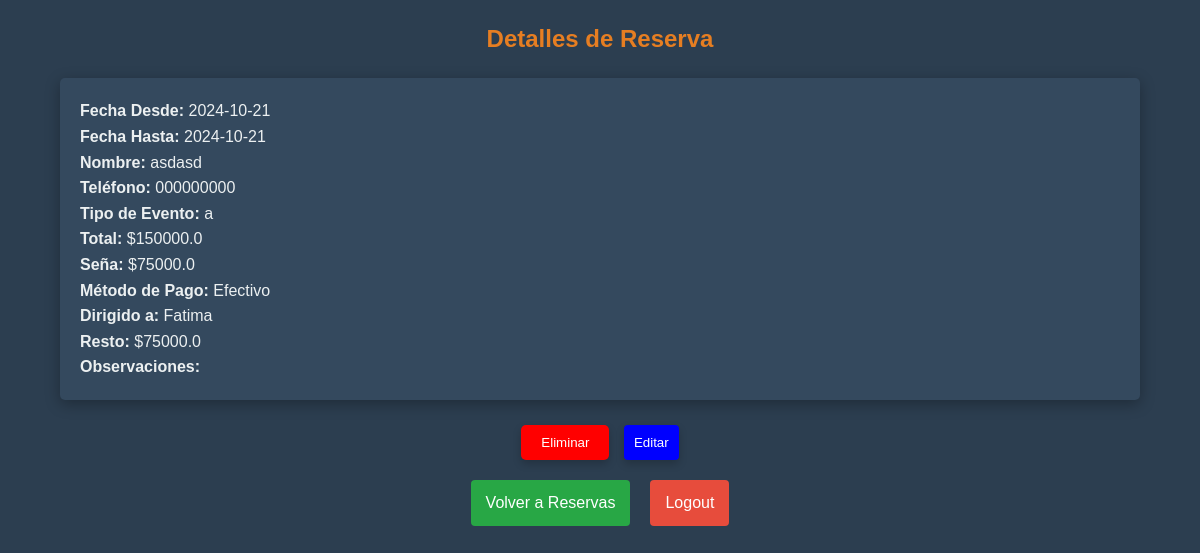
Before: /ver_detalle_reserva/1 (signed in) with the older database file.
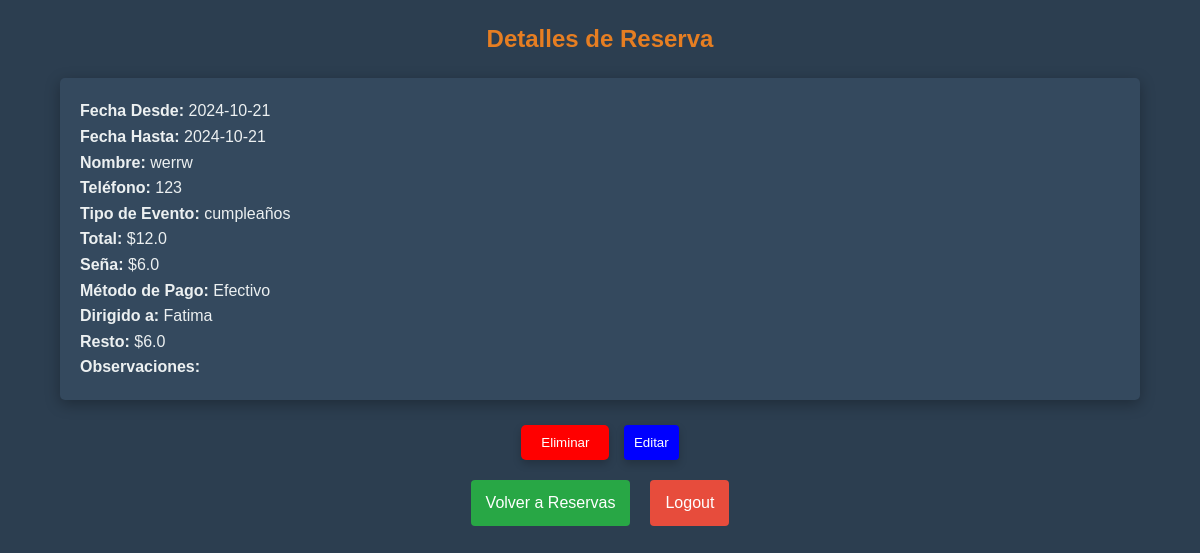
After: the same page with the newer database file.
### app.py (models this page shows)
class Reserva(db.Model):
    id = db.Column(db.Integer, primary_key=True)
    usuario_id = db.Column(db.Integer, db.ForeignKey('user.id'), nullable=False)
    fecha_desde = db.Column(db.String(50), nullable=False)
    fecha_hasta = db.Column(db.String(50), nullable=False)
    nombre_cliente = db.Column(db.String(100), nullable=False)
    telefono = db.Column(db.String(15), nullable=False)
    tipo_evento = db.Column(db.String(100), nullable=False)
    total = db.Column(db.Float, nullable=False)
    sena = db.Column(db.Float, nullable=False)
    metodo_pago = db.Column(db.String(50), nullable=False)
    dirigido_a = db.Column(db.String(100), nullable=False)
    resto = db.Column(db.Float, nullable=False)
    observaciones = db.Column(db.String(250), nullable=True)

### app.py (the view)
@app.route('/ver_detalle_reserva/<int:reserva_id>')
@login_required
def ver_detalle_reserva(reserva_id):
    reserva = Reserva.query.get_or_404(reserva_id)
    return render_template('ver_detalle_reserva.html', reserva=reserva)

### app.py (called while the page is built)
@login_manager.user_loader
def load_user(user_id):
    return db.session.get(User, int(user_id))

### templates/ver_detalle_reserva.html (shortened to what this page needs)
<!DOCTYPE html>
<html lang="es">
<head>
    <link rel="stylesheet" href="{{ url_for('static', filename='styles.css') }}">
</head>
<body>
    <h2>Detalles de Reserva</h2>
    <div class="container">
        <p><strong>Fecha Desde:</strong> {{ reserva.fecha_desde }}</p>
        <p><strong>Fecha Hasta:</strong> {{ reserva.fecha_hasta }}</p>
        <p><strong>Nombre:</strong> {{ reserva.nombre_cliente }}</p>
        <p><strong>Teléfono:</strong> {{ reserva.telefono }}</p>
        <p><strong>Tipo de Evento:</strong> {{ reserva.tipo_evento }}</p>
        <p><strong>Total:</strong> ${{ reserva.total }}</p>
        <p><strong>Seña:</strong> ${{ reserva.sena }}</p>
        <p><strong>Método de Pago:</strong> {{ reserva.metodo_pago }}</p>
        <p><strong>Dirigido a:</strong> {{ reserva.dirigido_a }}</p>
        <p><strong>Resto:</strong> ${{ reserva.resto }}</p>
        <p><strong>Observaciones:</strong> {{ reserva.observaciones }}</p>
    </div>
    <div class="centered">
        <form action="{{ url_for('eliminar_reserva', reserva_id=reserva.id) }}" method="POST" style="display:inline;">
            <button type="submit" class="delete-button">Eliminar</button>
        </form>
        <a href="{{ url_for('editar_reserva', reserva_id=reserva.id) }}">
            <button class="edit-button">Editar</button>
        </a>
    </div>
    <div class="button-group centered">
        <a href="{{ url_for('ver_reservas') }}" class="green-button">Volver a Reservas</a>
        <a href="{{ url_for('logout') }}" class="red-button">Logout</a>
    </div>
</body>
</html>

Changed rows visible on the page:
changed Reserva "Efectivo": nombre_cliente "asdasd" → "werrw"; telefono "000000000" → "123"; tipo_evento "a" → "cumpleaños"; total "150000.0" → "12.0"; sena "75000.0" → "6.0"; resto "75000.0" → "6.0"
